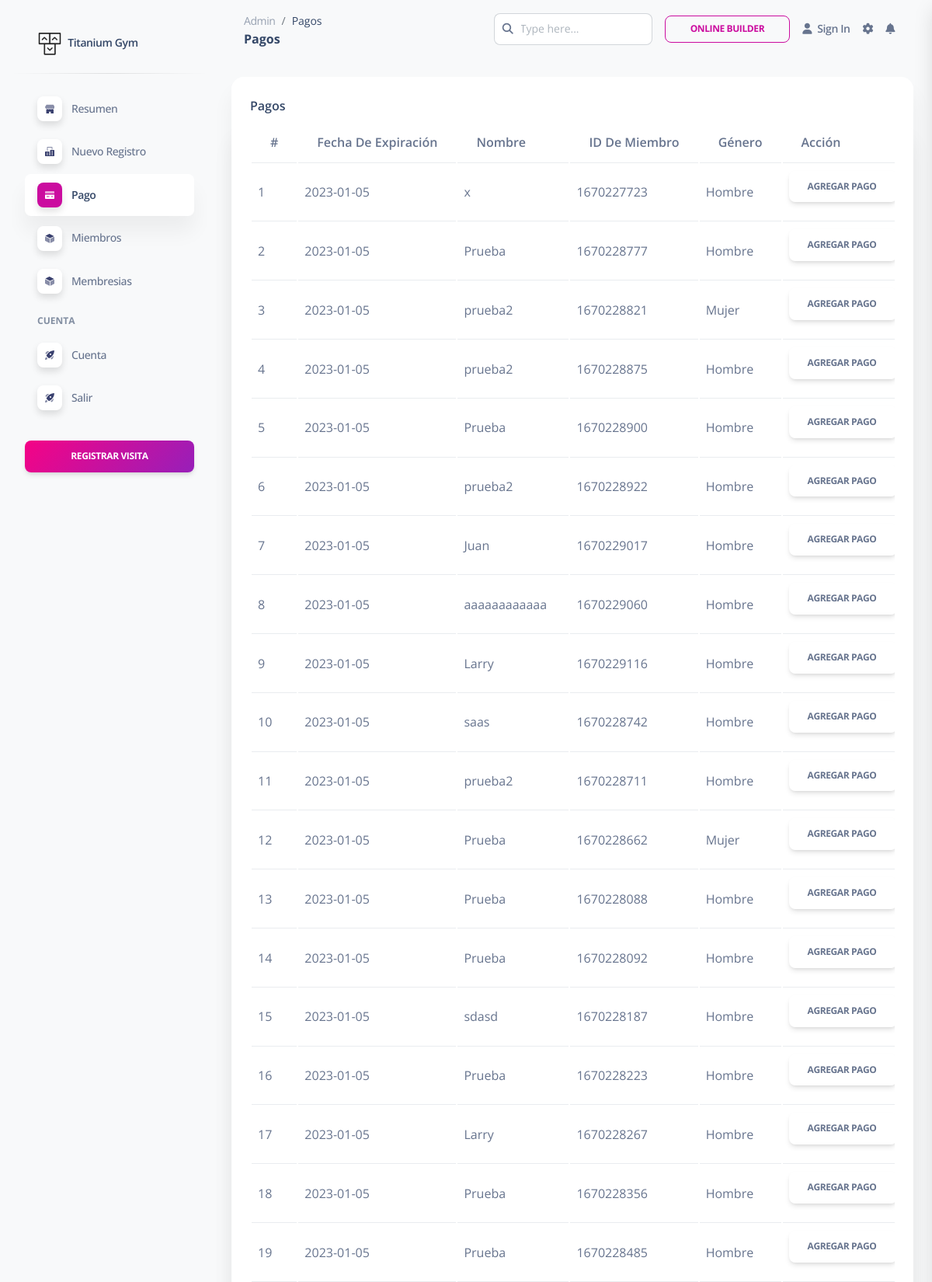
Screenshot of /dashboard/admin/payments.php (signed in, upper part) with the database file from the repository.
### tables this page shows
CREATE TABLE `users` (
  `userid` varchar(20) NOT NULL,
  `username` varchar(40) NOT NULL,
  `gender` varchar(8) NOT NULL,
  `dob` varchar(10) NOT NULL,
  `joining_date` varchar(10) NOT NULL
);

CREATE TABLE `enrolls_to` (
  `et_id` int(5) NOT NULL,
  `pid` varchar(8) NOT NULL,
  `uid` varchar(20) NOT NULL,
  `paid_date` varchar(15) DEFAULT NULL,
  `expire` varchar(15) DEFAULT NULL,
  `renewal` varchar(15) DEFAULT NULL
);

### dashboard/admin/payments.php (the view, shortened to what this page needs)
<?php
require '../../include/db_conn.php';
?>
<!DOCTYPE html>
<html lang="es">
<head>
  <link href="../assets/css/nucleo-icons.css" rel="stylesheet" />
  <link href="../assets/css/nucleo-svg.css" rel="stylesheet" />
  <link href="../assets/css/nucleo-svg.css" rel="stylesheet" />
  <link id="pagestyle" href="../assets/css/soft-ui-dashboard.css?v=1.0.6" rel="stylesheet" />
</head>
<body class="g-sidenav-show  bg-gray-100">
	<?php $active = 'payment'; include 'components/menu.php'; ?>
  <main class="main-content position-relative max-height-vh-100 h-100 border-radius-lg ">
    <?php $titlePage = 'Pagos'; include 'components/navbar.php'; ?>
    <div class="container-fluid py-4">
      <div class="row">
        <div class="col-12">
          <div class="card mb-4">
            <div class="card-header pb-0">
              <h6>Pagos</h6>
            </div>
            <div class="card px-4">
              <div class="table-responsive">
                <table class="table align-items-center mb-0" id="table-1">
                  <thead>
                    <tr>
                      <th>#</th>
                      <th>Fecha de Expiración</th>
                      <th>Nombre</th>
                      <th>ID de Miembro</th>
                      <th>Género</th>
                      <th>Acción</th>
                    </tr>
                  </thead>
				          <tbody>
				            <?php
                    $query  = "select * from enrolls_to where renewal='yes' ORDER BY expire";
                    $result = mysqli_query($con, $query);
                    $sno    = 1;
                    if (mysqli_affected_rows($con) != 0) {
                        while ($row = mysqli_fetch_array($result, MYSQLI_ASSOC)) {
                            $uid   = $row['uid'];
                            $planid=$row['pid'];
                            $query1  = "select * from users WHERE userid='$uid'";
                            $result1 = mysqli_query($con, $query1);
                            if (mysqli_affected_rows($con) == 1) {
                                while ($row1 = mysqli_fetch_array($result1, MYSQLI_ASSOC)) {
                                    echo "<tr><td>".$sno."</td>";
                                    echo "<td>" . $row['expire'] . "</td>";
                                    echo "<td>" . $row1['username'] . "</td>";
                                    echo "<td>" . $row1['userid'] . "</td>";
                                    echo "<td>" . $row1['gender'] . "</td>";
                                    $sno++;
                                    echo "<td><form action='make_payments.php' method='post'><input type='hidden' name='userID' value='" . $uid . "'/>
                                    <input type='hidden' name='planID' value='" . $planid . "'/><input type='submit' class='btn btn-default' value='Agregar Pago ' class='btn btn-info'/></form></td></tr>";
                                    $uid = 0;
                                }
                            }
                        }
                    }
                    ?>
				          </tbody>
		            </table>
              </div>
            </div>
          </div>
        </div>
      </div>
    </div>
  </main>
</body>
</html>

### rows the page displays
enrolls_to: expire "2023-01-05"
users: username "x", userid "1670227723", gender "Hombre"
enrolls_to: expire "2023-01-05"
users: username "Prueba", userid "1670228777", gender "Hombre"
enrolls_to: expire "2023-01-05"
users: username "prueba2", userid "1670228821", gender "Mujer"
enrolls_to: expire "2023-01-05"
users: username "prueba2", userid "1670228875", gender "Hombre"
enrolls_to: expire "2023-01-05"
users: username "Prueba", userid "1670228900", gender "Hombre"
enrolls_to: expire "2023-01-05"
users: username "prueba2", userid "1670228922", gender "Hombre"
enrolls_to: expire "2023-01-05"
users: username "Juan", userid "1670229017", gender "Hombre"
enrolls_to: expire "2023-01-05"
users: username "aaaaaaaaaaaa", userid "1670229060", gender "Hombre"
enrolls_to: expire "2023-01-05"
users: username "Larry", userid "1670229116", gender "Hombre"
enrolls_to: expire "2023-01-05"
users: username "saas", userid "1670228742", gender "Hombre"
enrolls_to: expire "2023-01-05"
users: username "prueba2", userid "1670228711", gender "Hombre"
enrolls_to: expire "2023-01-05"
users: username "Prueba", userid "1670228662", gender "Mujer"
enrolls_to: expire "2023-01-05"
users: username "Prueba", userid "1670228088", gender "Hombre"
enrolls_to: expire "2023-01-05"
users: username "Prueba", userid "1670228092", gender "Hombre"
enrolls_to: expire "2023-01-05"
users: username "sdasd", userid "1670228187", gender "Hombre"
enrolls_to: expire "2023-01-05"
users: username "Prueba", userid "1670228223", gender "Hombre"
enrolls_to: expire "2023-01-05"
users: username "Larry", userid "1670228267", gender "Hombre"
enrolls_to: expire "2023-01-05"
users: username "Prueba", userid "1670228356", gender "Hombre"
enrolls_to: expire "2023-01-05"
users: username "Prueba", userid "1670228485", gender "Hombre"

### other values shown
$_ENV["PAGE_NAME"] "Titanium Gym"
$titlePage "Pagos"
